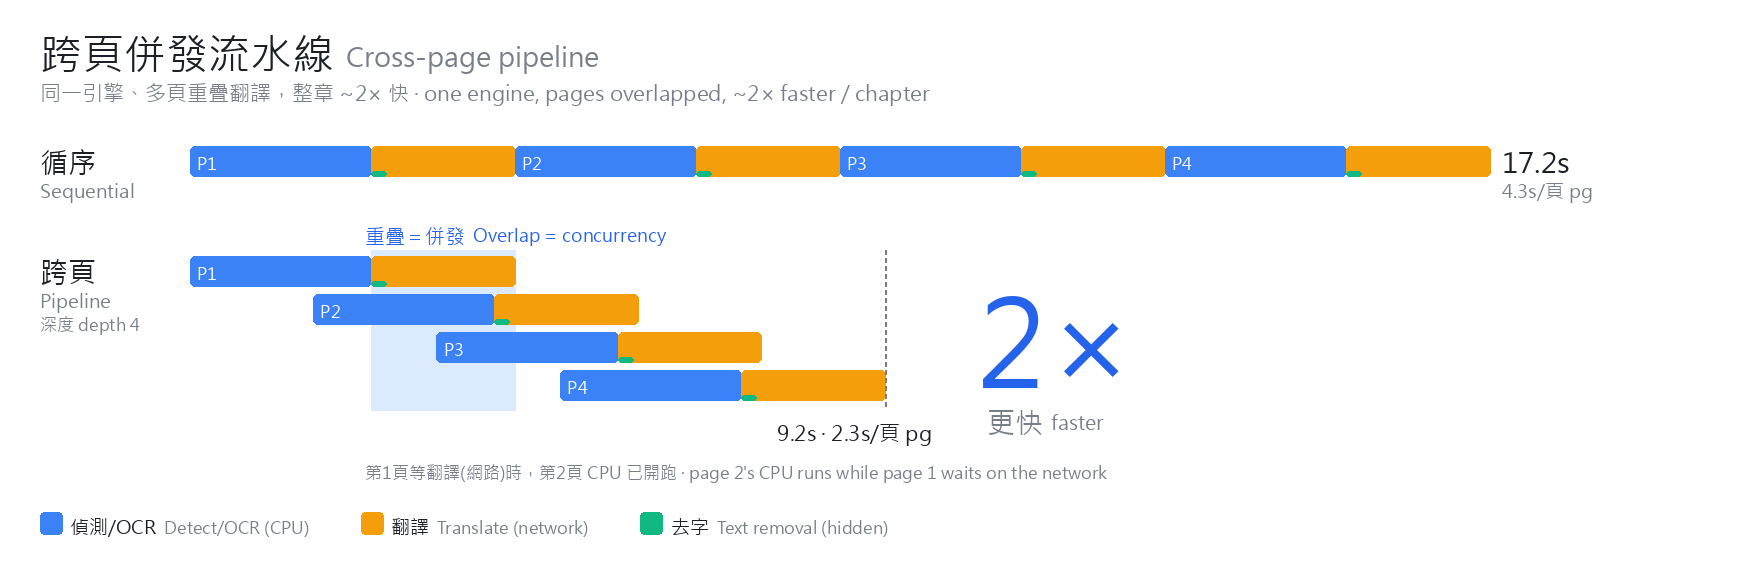

This chart was generated by the following Python code:
#!/usr/bin/env python3
# 跨頁併發流水線展示圖（Option A·單圖·標籤中英合併）。數字＝sandbox 實測(boxfill·demo01)。
from PIL import Image, ImageDraw, ImageFont

FONT = "/mnt/c/Windows/Fonts/msjh.ttc"
def f(sz):
    try: return ImageFont.truetype(FONT, sz)
    except Exception: return ImageFont.load_default()

W, H = 1760, 566
BG = (255, 255, 255)
INK = (28, 31, 38); SUB = (120, 126, 138)
CPU = (59, 130, 246); NET = (245, 158, 11); INP = (16, 185, 129)
HL = (219, 234, 254); BLUE = (37, 99, 235)

img = Image.new("RGB", (W, H), BG)
d = ImageDraw.Draw(img)
fT, fTe, fB, fBe, fN, fS = f(42), f(27), f(28), f(20), f(21), f(19)

def duo(x, y, zh, en, fz, fe, cz=INK, ce=SUB, gap=12):
    d.text((x, y), zh, font=fz, fill=cz)
    xe = x + d.textlength(zh, font=fz) + gap
    d.text((xe, y + (fz.size - fe.size) - 2), en, font=fe, fill=ce)

# ── 標題（中英合併）──
duo(40, 24, "跨頁併發流水線", "Cross-page pipeline", fT, fTe)
d.text((40, 78), "同一引擎、多頁重疊翻譯，整章 ~2× 快 · one engine, pages overlapped, ~2× faster / chapter", font=fN, fill=SUB)

X0, XMAX = 190, 1490
SEQ, PIPE, PAGE = 17.2, 9.2, 4.3
CPU_S, NET_S = 2.4, 1.9
SC = (XMAX - X0) / SEQ
BARH, GAP = 30, 8

def seg(x, y, s, c, lab=None):
    w = s * SC
    d.rounded_rectangle([x, y, x + w, y + BARH], radius=5, fill=c)
    if lab and w > 42: d.text((x + 7, y + 5), lab, font=f(17), fill=(255, 255, 255))
    return x + w

def pg(x, y, tag):
    x1 = seg(x, y, CPU_S, CPU, tag); seg(x1, y, NET_S, NET)
    d.rounded_rectangle([x1, y + BARH - 5, x1 + 0.2 * SC, y + BARH], radius=2, fill=INP)

# ── 循序 循序 Sequential ──
ys = 146
d.text((40, ys - 4), "循序", font=fB, fill=INK)
d.text((40, ys + 31), "Sequential", font=fS, fill=SUB)
x = X0
for i in range(4): pg(x, ys, f"P{i+1}"); x += PAGE * SC
d.text((x + 12, ys - 4), "17.2s", font=fB, fill=INK)
d.text((x + 12, ys + 31), "4.3s/頁 pg", font=fS, fill=SUB)

# ── 跨頁 Pipeline ──
yp = 256
stag = (PIPE - PAGE) / 3
ptop, pbot = yp - 6, yp + 4 * (BARH + GAP) + 2
ov_a, ov_b = X0 + CPU_S * SC, X0 + PAGE * SC
d.rectangle([ov_a, ptop, ov_b, pbot], fill=HL)
d.text((40, yp - 4), "跨頁", font=fB, fill=INK)
d.text((40, yp + 31), "Pipeline", font=fS, fill=SUB)
d.text((40, yp + 56), "深度 depth 4", font=f(17), fill=SUB)
for i in range(4): pg(X0 + i * stag * SC, yp + i * (BARH + GAP), f"P{i+1}")
pend = X0 + PIPE * SC
for yy in range(ptop, pbot, 8): d.line([pend, yy, pend, yy + 4], fill=SUB, width=2)
d.text((pend - 108, pbot + 8), "9.2s · 2.3s/頁 pg", font=fN, fill=INK)
# 重疊註記（中英合併）
duo(ov_a - 6, ptop - 28, "重疊＝併發", "Overlap = concurrency", f(20), f(18), cz=BLUE, ce=BLUE, gap=8)
d.text((ov_a - 6, pbot + 50), "第1頁等翻譯(網路)時，第2頁 CPU 已開跑 · page 2's CPU runs while page 1 waits on the network",
       font=f(17), fill=SUB)

# ── 大 2× + faster（中英合併）──
d.text((pend + 92, yp + 2), "2×", font=f(120), fill=BLUE)
duo(pend + 102, yp + 146, "更快", "faster", fB, fBe, cz=SUB, ce=SUB, gap=8)

# ── 圖例（中英合併）──
ly, lx = 512, 40
leg = [(CPU, "偵測/OCR", "Detect/OCR (CPU)"), (NET, "翻譯", "Translate (network)"), (INP, "去字", "Text removal (hidden)")]
for c, zh, en in leg:
    d.rounded_rectangle([lx, ly, lx + 22, ly + 22], radius=4, fill=c)
    d.text((lx + 30, ly + 1), zh, font=fS, fill=INK)
    xe = lx + 30 + d.textlength(zh, font=fS) + 8
    d.text((xe, ly + 3), en, font=f(17), fill=SUB)
    lx = xe + d.textlength(en, font=f(17)) + 52

img.save("/mnt/d/Gits/Yakuyomi/docs/img/crosspage_showcase.png")
print("saved", img.size)
